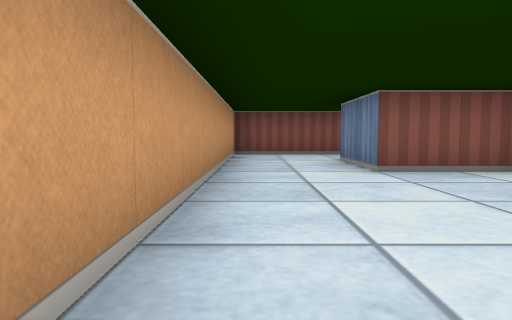
view 1 (above)

23 first-person views from a walk through a cub3D maze. The camera is about half as high as the walls, tilts 4° down and sees 70° across. The floor is counted in squares. Each view is taken from the middle of a square. On the plan, view 1 faces up. The plan holds only what a view shows up to about 9 squares ahead; the rest is blank.

view 2
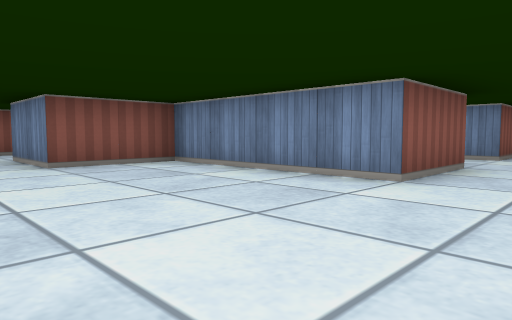

view 3
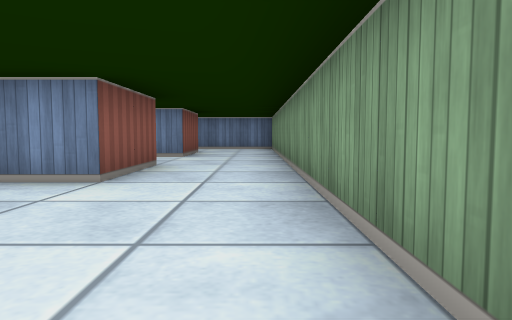

view 4
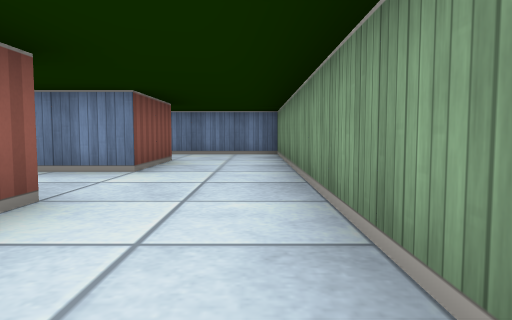

view 5
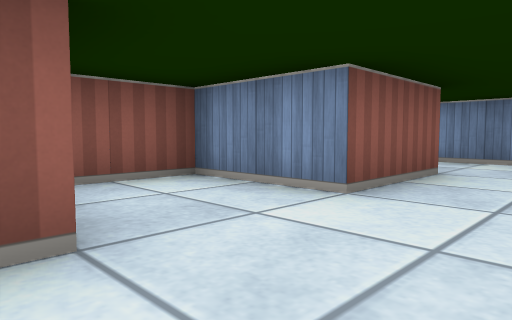

view 6
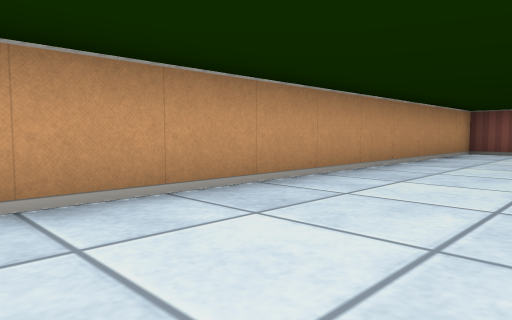

view 7
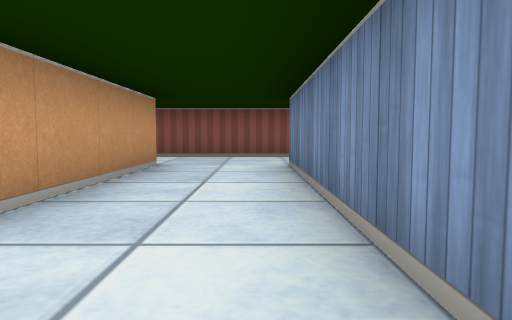

view 8
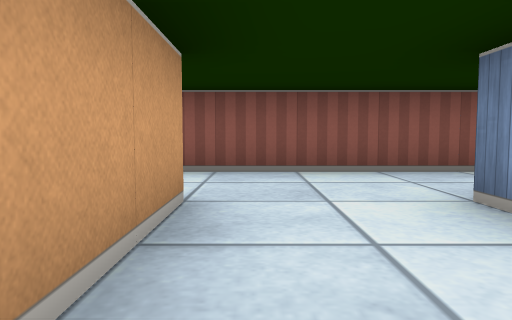

view 9
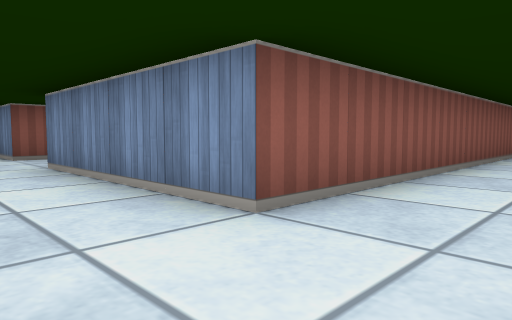

view 10
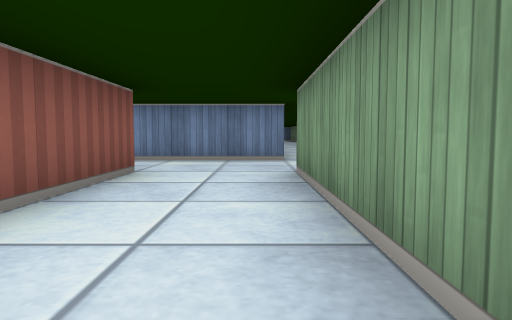

view 11
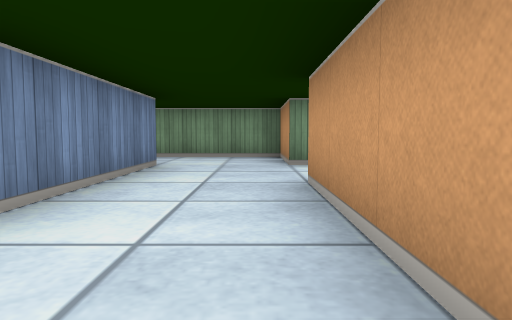

view 12
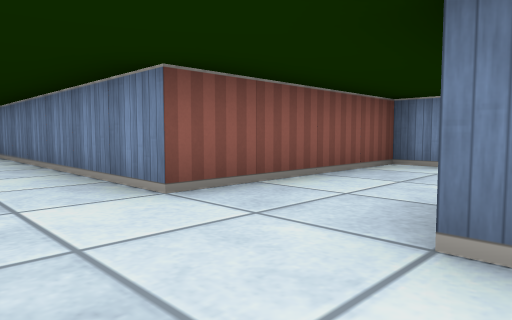

view 13
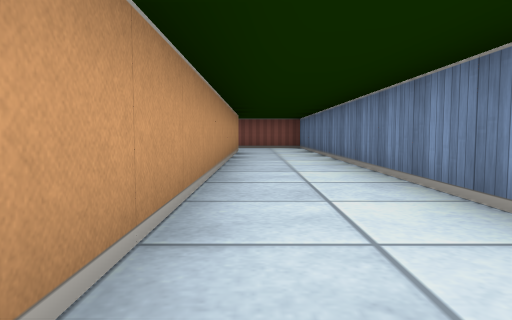

view 14
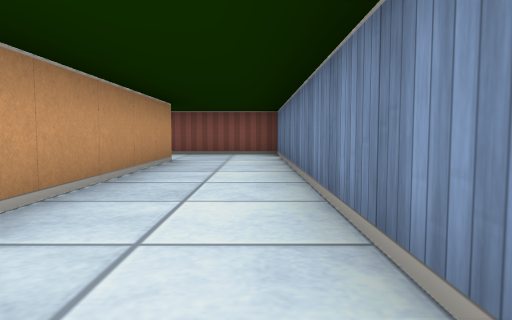

view 15
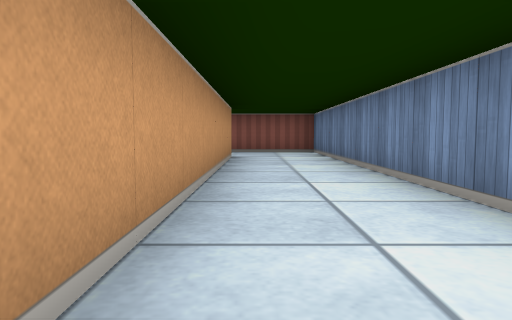

view 16
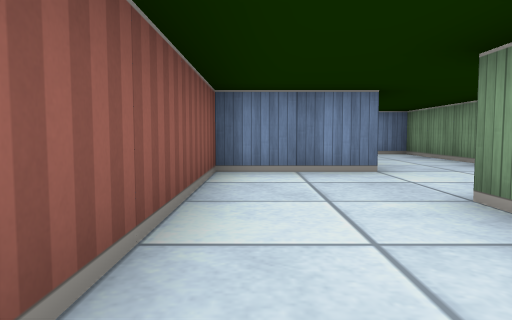

view 17
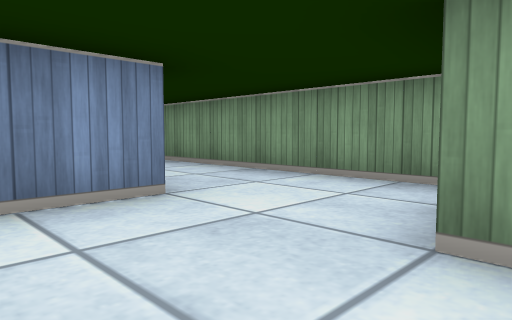

view 18
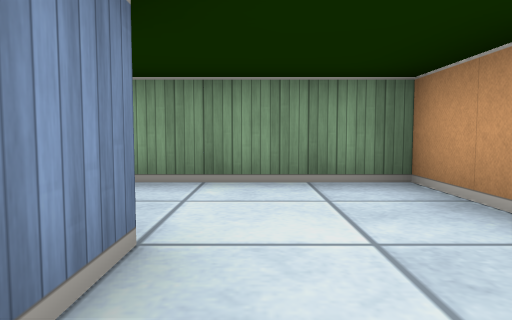

view 19
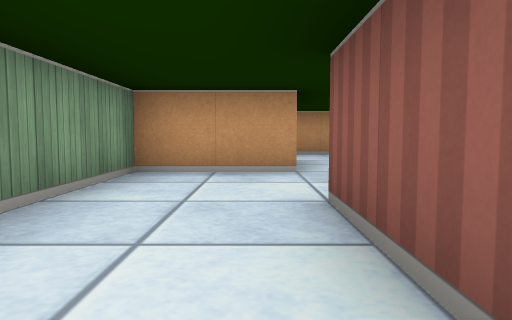

view 20
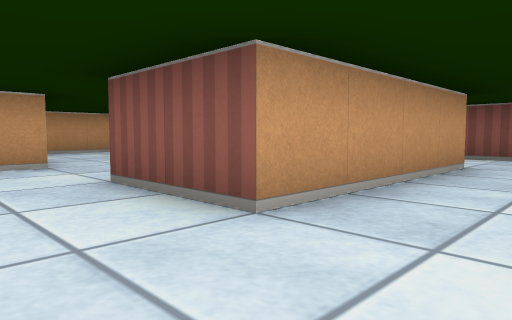

view 21
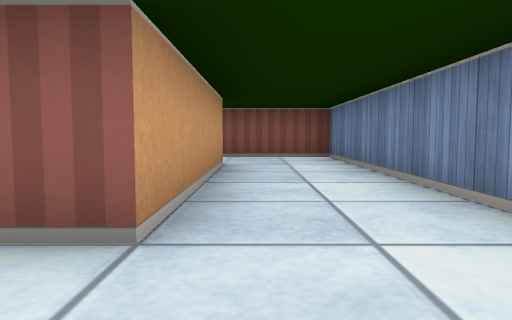

view 22
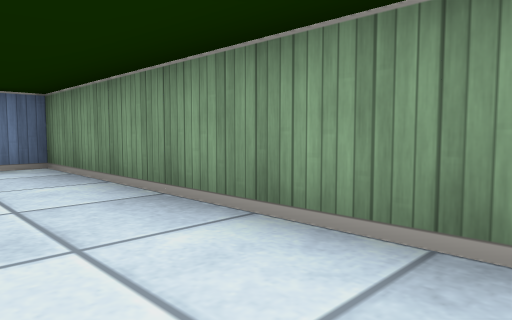

view 23
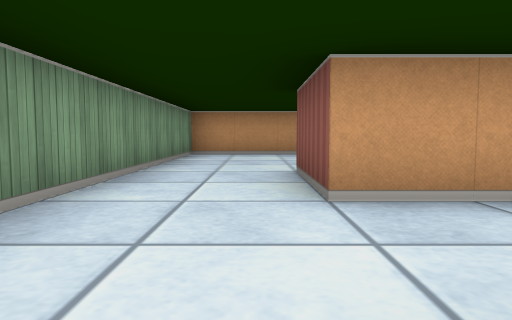

### Floor plan
Ten units are one square. View 1 is at (0, 0); x grows to the right and y downward. Boxes are objects, and circles mark ways between rooms. Rooms are numbered by the first view taken in them; rooms with no view inside come last. Other rooms are left out.
<svg viewBox="-10 -250 170 270">
<path fill="none" stroke="#000" d="M55 -5 35 -5 35 -45 15 -45 15 -65M-5 -65 -5 15 55 15M95 -45 95 -10M135 -65 95 -65M95 15 115 15 115 -45M15 -65 55 -65 55 -45 81 -45M55 -105 55 -85 -5 -85 -5 -65M95 -65 75 -65 75 -105M95 -125 75 -125 75 -245 50 -245M55 -225 55 -105M90 -105 95 -105M95 -105 95 -85 135 -85M135 -105 115 -105 115 -125 95 -125M135 -146 135 -105M155 -110 155 -165 129 -165M135 -85 155 -85 155 -92M55 15 95 15M55 -19 55 -5M96 -5 75 -5 75 -25 61 -25"/>
<circle cx="5" cy="-55" r="3" fill="#2a7"/>
<circle cx="45" cy="5" r="3" fill="#2a7"/>
<circle cx="85" cy="-55" r="3" fill="#2a7"/>
<circle cx="85" cy="5" r="3" fill="#2a7"/>
<circle cx="65" cy="-95" r="3" fill="#2a7"/>
<circle cx="85" cy="-115" r="3" fill="#2a7"/>
<circle cx="125" cy="-95" r="3" fill="#2a7"/>
<text x="20" y="-20">1</text>
<text x="110" y="-30">2</text>
<text x="50" y="-70">3</text>
<text x="70" y="-170">4</text>
<text x="110" y="-100">5</text>
<text x="140" y="-130">6</text>
<text x="70" y="0">7</text>
</svg>
Room 1 opens to room 3. Room 1 opens to room 7. Room 2 opens to room 3. Room 2 opens to room 7. Room 3 opens to room 4. Room 4 opens to room 5. Room 5 opens to room 6.

Where each view was taken, in squares from view 1:
view 1: 0 up, 0 right, facing up
view 2: 1 down, 0 right, facing up-right
view 3: 1 down, 0 right, facing right
view 4: 1 down, 3 right, facing right
view 5: 1 down, 5 right, facing up-right
view 6: 1 down, 2 right, facing up-left
view 7: 1 down, 11 right, facing up
view 8: 2 up, 10 right, facing up
view 9: 5 up, 6 right, facing up-right
view 10: 7 up, 1 right, facing right
view 11: 12 up, 6 right, facing down
view 12: 10 up, 6 right, facing up-right
view 13: 12 up, 6 right, facing up
view 14: 16 up, 7 right, facing up
view 15: 15 up, 6 right, facing up
view 16: 12 up, 7 right, facing right
view 17: 12 up, 9 right, facing down-right
view 18: 12 up, 11 right, facing down
view 19: 10 up, 14 right, facing left
view 20: 9 up, 15 right, facing up-left
view 21: 9 up, 14 right, facing up
view 22: 0 up, 6 right, facing down-right
view 23: 0 up, 8 right, facing left
